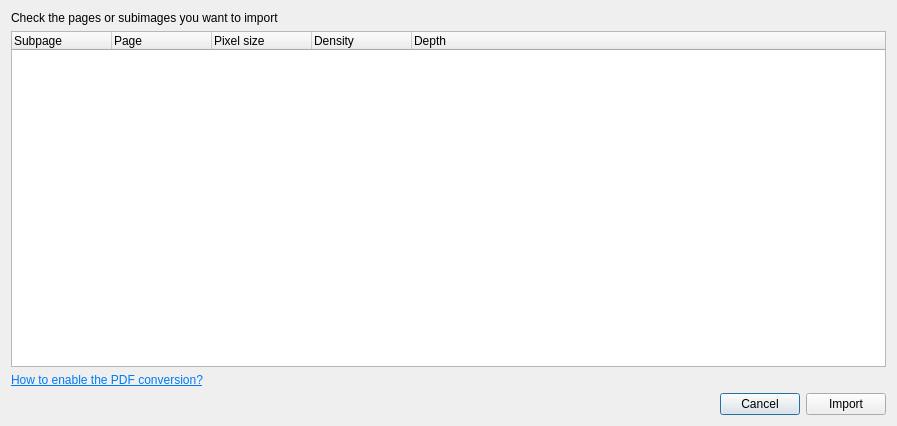
<?xml version="1.0" encoding="UTF-8"?>
<ui version="4.0">
 <class>DialogMultipageEditor</class>
 <widget class="QDialog" name="DialogMultipageEditor">
  <property name="geometry">
   <rect>
    <x>0</x>
    <y>0</y>
    <width>897</width>
    <height>426</height>
   </rect>
  </property>
  <property name="windowTitle">
   <string>Import multipage document</string>
  </property>
  <layout class="QVBoxLayout" name="verticalLayout">
   <item>
    <widget class="QLabel" name="label">
     <property name="text">
      <string>Check the pages or subimages you want to import</string>
     </property>
    </widget>
   </item>
   <item>
    <widget class="QTreeWidget" name="treeWidget">
     <property name="selectionMode">
      <enum>QAbstractItemView::ExtendedSelection</enum>
     </property>
     <property name="rootIsDecorated">
      <bool>false</bool>
     </property>
     <attribute name="headerVisible">
      <bool>true</bool>
     </attribute>
     <column>
      <property name="text">
       <string notr="true">Subpage</string>
      </property>
     </column>
     <column>
      <property name="text">
       <string>Page</string>
      </property>
     </column>
     <column>
      <property name="text">
       <string>Pixel size</string>
      </property>
     </column>
     <column>
      <property name="text">
       <string>Density</string>
      </property>
     </column>
     <column>
      <property name="text">
       <string>Depth</string>
      </property>
     </column>
    </widget>
   </item>
   <item>
    <widget class="QLabel" name="labelHelpPDF">
     <property name="text">
      <string>&lt;html&gt;&lt;head/&gt;&lt;body&gt;&lt;p&gt;&lt;a href=&quot;https://converseen.fasterland.net/converseen-can-convert-pdf-as-image-files/&quot;&gt;&lt;span style=&quot; text-decoration: underline; color:#007af4;&quot;&gt;How to enable the PDF conversion?&lt;/span&gt;&lt;/a&gt;&lt;/p&gt;&lt;/body&gt;&lt;/html&gt;</string>
     </property>
     <property name="openExternalLinks">
      <bool>true</bool>
     </property>
     <property name="textInteractionFlags">
      <set>Qt::TextBrowserInteraction</set>
     </property>
    </widget>
   </item>
   <item>
    <layout class="QHBoxLayout" name="horizontalLayout">
     <item>
      <spacer name="horizontalSpacer">
       <property name="orientation">
        <enum>Qt::Horizontal</enum>
       </property>
       <property name="sizeHint" stdset="0">
        <size>
         <width>40</width>
         <height>20</height>
        </size>
       </property>
      </spacer>
     </item>
     <item>
      <widget class="QPushButton" name="pushCancel">
       <property name="text">
        <string>Cancel</string>
       </property>
       <property name="icon">
        <iconset resource="../resources.qrc">
         <normaloff>:/Images/res/cancel.png</normaloff>:/Images/res/cancel.png</iconset>
       </property>
      </widget>
     </item>
     <item>
      <widget class="QPushButton" name="pushOk">
       <property name="text">
        <string>Import</string>
       </property>
       <property name="icon">
        <iconset resource="../resources.qrc">
         <normaloff>:/Images/res/apply.png</normaloff>:/Images/res/apply.png</iconset>
       </property>
      </widget>
     </item>
    </layout>
   </item>
  </layout>
  <action name="actionCheck">
   <property name="icon">
    <iconset resource="../resources.qrc">
     <normaloff>:/Images/res/apply.png</normaloff>:/Images/res/apply.png</iconset>
   </property>
   <property name="text">
    <string>Check</string>
   </property>
  </action>
  <action name="actionCheckAll">
   <property name="icon">
    <iconset resource="../resources.qrc">
     <normaloff>:/Images/res/apply.png</normaloff>:/Images/res/apply.png</iconset>
   </property>
   <property name="text">
    <string>Check all</string>
   </property>
  </action>
  <action name="actionUncheck">
   <property name="icon">
    <iconset resource="../resources.qrc">
     <normaloff>:/Images/res/adept_purge.png</normaloff>:/Images/res/adept_purge.png</iconset>
   </property>
   <property name="text">
    <string>Uncheck</string>
   </property>
  </action>
  <action name="actionUncheckAll">
   <property name="icon">
    <iconset resource="../resources.qrc">
     <normaloff>:/Images/res/adept_purge.png</normaloff>:/Images/res/adept_purge.png</iconset>
   </property>
   <property name="text">
    <string>Uncheck all</string>
   </property>
  </action>
  <action name="actionHelp">
   <property name="icon">
    <iconset resource="../resources.qrc">
     <normaloff>:/Images/res/help.png</normaloff>:/Images/res/help.png</iconset>
   </property>
   <property name="text">
    <string>Help</string>
   </property>
   <property name="toolTip">
    <string>Open online help</string>
   </property>
   <property name="shortcut">
    <string>F1</string>
   </property>
   <property name="menuRole">
    <enum>QAction::NoRole</enum>
   </property>
  </action>
 </widget>
 <resources>
  <include location="../resources.qrc"/>
 </resources>
 <connections/>
</ui>
